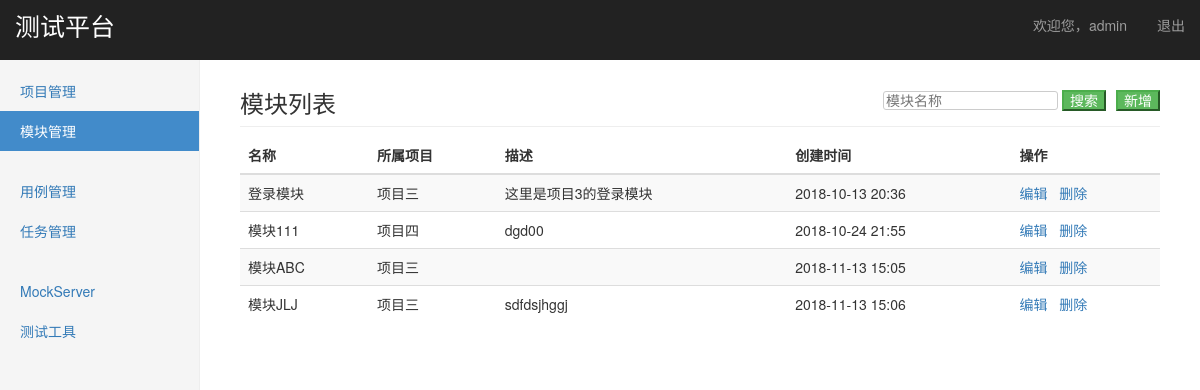
The app's page /manage/module_manage/ (signed in), older data.
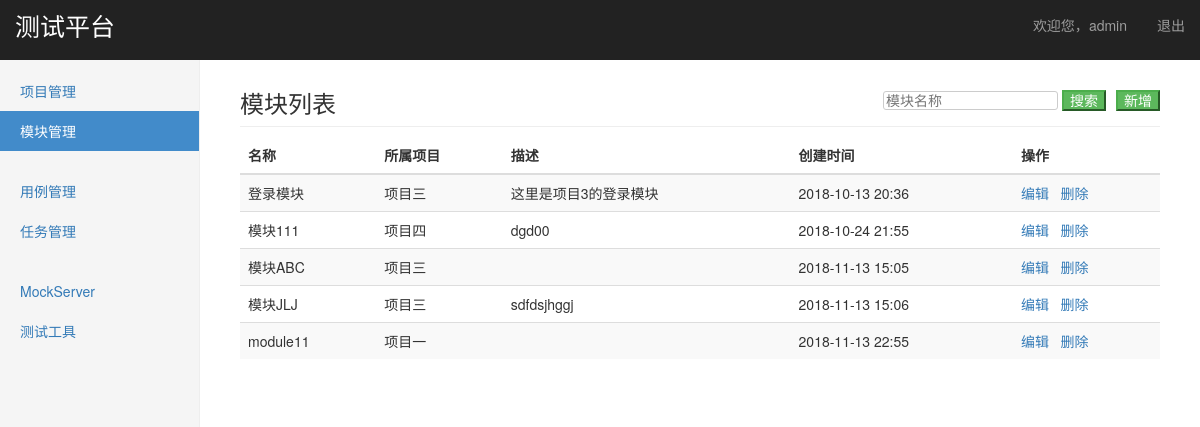
The same page, newer data.
### project_app/models.py (models this page shows, shortened)
class Module(models.Model):
    project = models.ForeignKey(Project, on_delete=models.CASCADE, verbose_name="项目")
    name = models.CharField("名称", max_length=100, default="", blank=False, null=False)
    description = models.TextField("描述", default="", blank=True, null=True)
    create_time = models.DateTimeField("创建时间", auto_now_add=True)

class Project(models.Model):
    name = models.CharField("名称", max_length=100, default="", blank=False, null=False)
    description = models.TextField("描述", default="", blank=True, null=True)
    status = models.BooleanField("状态", default=True)
    create_time = models.DateTimeField("创建时间", auto_now_add=True)
    def __str__(self):
        return self.name

### project_app/views/module_views.py (the view)
# urls.py: path("module_manage/", module_views.module_manage),
@login_required
def module_manage(request):
    module_all = Module.objects.all()
    return render(request, "module_manage.html", {"modules": module_all, "type": "list"})

### templates/module_manage.html (shortened to what this page needs)
{% extends "base.html" %}
{% block content %}
    {% if type == "list" %}
        <div class="col-sm-9 col-sm-offset-3 col-md-10 col-md-offset-2 main">
            <h3 class="sub-header">模块列表
                <div style="overflow: hidden; float:right; font-size: 14px">
                    <form style="float: left; margin-right: 10px;" action="/manage/search_module/" method="get">
                        <input style="color: #999;border-radius:3px;border: 1px solid #ccc" type="text" name="keyword" placeholder="模块名称" />
                        <input type="submit" class="btn-success" value="搜索" />
                    </form>
                    <button style="float: right" class="btn-success" onclick="window.location.href='/manage/add_module/'">新增</button>
                </div>
            </h3>
            <div class="table-responsive">
                <table class="table table-striped">
                    <thead>
                        <tr>
                            <th>名称</th>
                            <th>所属项目</th>
                            <th>描述</th>
                            <th>创建时间</th>
                            <th>操作</th>
                        </tr>
                    </thead>
                    <tbody>
                        {% for module in modules %}
                        <tr>
                            <td>{{ module.name }}</td>
                            <td>{{ module.project }}</td>
                            <td>{{ module.description }}</td>
                            <td>{{ module.create_time | date:"Y-m-d H:i"  }}</td>
                            <td>
                                <a href="/manage/edit_module/{{ module.id }}/">编辑</a>&nbsp;&nbsp;
                                <a href="javascript:void(0)" onclick='deleteModule("{{ module.name }}", "{{ module.id }}")'>删除</a>
                            </td>
                        </tr>
                        {% endfor %}
                    </tbody>
                </table>
            </div>
        </div>
    {% endif %}
{% endblock %}
{% block extra-JS %}
    {% load static %}
{% endblock  %}

Row changes from the older to the newer data that the page shows:
added Module: name "module11", project "项目一", create_time "2018-11-13 22:55"
